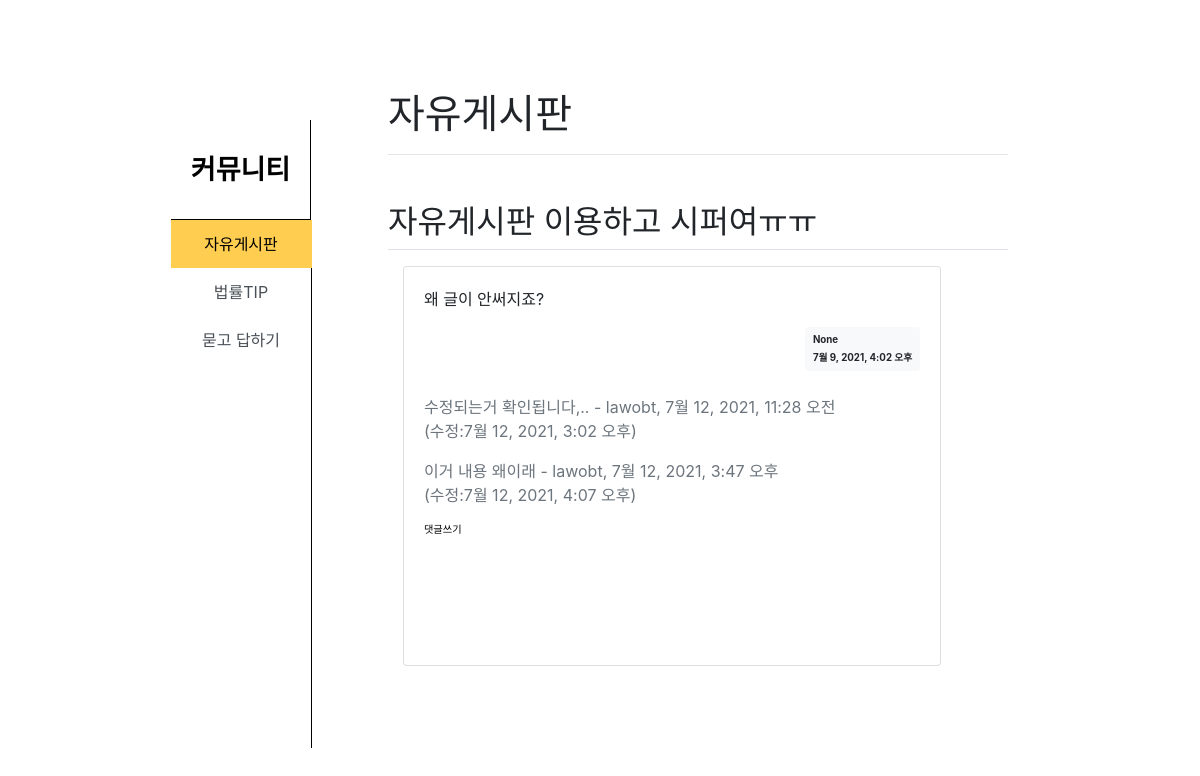
/free/4/, run on the app's committed database.
### free/models.py (models this page shows, shortened)
class Free(models.Model):
    writer = models.ForeignKey(settings.AUTH_USER_MODEL, on_delete=models.CASCADE, verbose_name='작성자', null=True)
    title = models.CharField(max_length=128,verbose_name='제목')
    content = models.TextField(verbose_name='내용')
    create_date = models.DateTimeField(null=True, blank=True, verbose_name='등록시간')
    modify_date = models.DateTimeField(null=True, blank=True, verbose_name='글수정일시')
    hits = models.PositiveIntegerField(verbose_name='조회수', default=0)
    class Meta:
        db_table = '자유게시판'
        verbose_name = '자유게시판'
        verbose_name_plural = '자유게시판'

class Comment(models.Model):
    writer = models.ForeignKey(settings.AUTH_USER_MODEL, on_delete=models.CASCADE, verbose_name='댓글작성자', null=True)
    title = models.ForeignKey(Free, null=True, blank=True, on_delete=models.CASCADE, verbose_name='이 댓글이 달린 게시글')
    content = models.TextField(verbose_name='댓글내용')
    create_date = models.DateTimeField(null=True, blank=True, verbose_name='댓글작성일시')
    modify_date = models.DateTimeField(null=True, blank=True, verbose_name='댓글수정일시')
    hits = models.PositiveIntegerField(verbose_name='조회수', default=0)
    class Meta:
        db_table = '자유게시판 댓글'
        verbose_name = '자유게시판 댓글'
        verbose_name_plural = '자유게시판 댓글'

### users/models.py (models this page shows)
class User(AbstractBaseUser, PermissionsMixin):
    objects = UserManager()
    user_id = models.CharField(max_length=20, verbose_name="아이디", unique=True)
    password = models.CharField(max_length=256, verbose_name="비밀번호")
    email = models.EmailField(max_length=128, verbose_name="이메일", null=True, unique=True)
    phone_number = models.IntegerField(verbose_name="핸드폰번호", null=True, unique=True)
    name = models.CharField(max_length=10, verbose_name="이름", null=True)
    level = models.CharField(choices=LEVEL_CHOICES, max_length=18, verbose_name="등급", default=3)
    department = models.CharField(choices=DEPARTMENT_CHOICES, max_length=24, verbose_name="가입유형", null=True)
    auth = models.CharField(max_length=10, verbose_name="인증번호", null=True)
    date_joined = models.DateTimeField(auto_now_add=True, verbose_name='가입일', null=True, blank=True)
    is_active = models.BooleanField(default=True)
    is_admin = models.BooleanField(default=False)
    is_staff = models.BooleanField(default=False)
    is_superuser = models.BooleanField(default=False)
    USERNAME_FIELD = 'user_id'
    REQUIRED_FIELDS = ['email']
    def __str__(self):
        return self.user_id
    class Meta:
        db_table = "회원목록"
        verbose_name = "사용자"
        verbose_name_plural = "사용자"

### free/views.py (the view)
# urls.py: path('<int:free_id>/', views.detail, name='detail'),
def detail(request, free_id):
    free = get_object_or_404(Free, pk=free_id)
    context = {'free': free}
    return render(request, 'free/free_detail.html', context)

### free/templatetags/free_filter.py (called while the page is built)
@register.filter()
def mark(value):
    extensions = ["nl2br", "fenced_code"]
    return mark_safe(markdown.markdown(value, extensions=extensions))

### templates/free/free_detail.html (shortened to what this page needs)
{% extends 'free/base.html' %}
{% load free_filter %}
{% block content %}
<div class="col-8">
  <div class="tab-content" id="nav-tabContent" style="margin-top: -20%;">
      <div class="tab-pane fade show active" id="list-home" role="tabpanel"
           aria-labelledby="list-home-list">
      <h1>자유게시판</h1>
      <hr>
    <table class="table3 table-hover text-center" style="margin-left: 5%; margin-top: 10%;">
     <br>
    <h2 class="border-bottom py-2">{{ free.title }}</h2>
    <div class="row my-3">
        <div class="col-11">
            <div class="card">
                <div class="card-body">
                    <div class="card-text">{{ free.content|mark }}</div>
                    <div class="d-flex justify-content-end">
                        <div class="badge badge-light p-2 text-left">
                            <div class="mb-2">{{ free.writer }}</div>
                            <div>{{ free.create_date }}</div>
                        </div>
                    </div>
                    {% if free.comment_set.count > 0 %}
                    <div class="mt-3">
                    {% for comment in free.comment_set.all %}
                        <div class="comment py-2 text-muted">
                            <span style="white-space: pre-line;">{{ comment.content }}</span>
                            <span>
                                - {{ comment.writer }}, {{ comment.create_date }}
                                <br>
                                {% if comment.modify_date %}
                                (수정:{{ comment.modify_date }})
                                {% endif %}
                            </span>
                        </div>
                    {% endfor %}
                    </div>
                    {% endif %}
                    <div>
                        <a href="{% url 'free:comment_create_free' free.id  %}"
                           class="small"><small>댓글쓰기</small></a>
                    </div>
                </div>
            </div>
        </div>
    </div>
    </table>
</div>
{% endblock %}

### data on the page
Free: title "자유게시판 이용하고 시퍼여ㅠㅠ", content|mark "왜 글이 안써지죠?", writer "None", create_date "7월 9, 2021, 4:02 오후"
Comment: content "수정되는거 확인됩니다,..", writer "lawobt", create_date "7월 12, 2021, 11:28 오전", modify_date "7월 12, 2021, 3:02 오후"
Comment: content "이거 내용 왜이래", writer "lawobt", create_date "7월 12, 2021, 3:47 오후", modify_date "7월 12, 2021, 4:07 오후"
